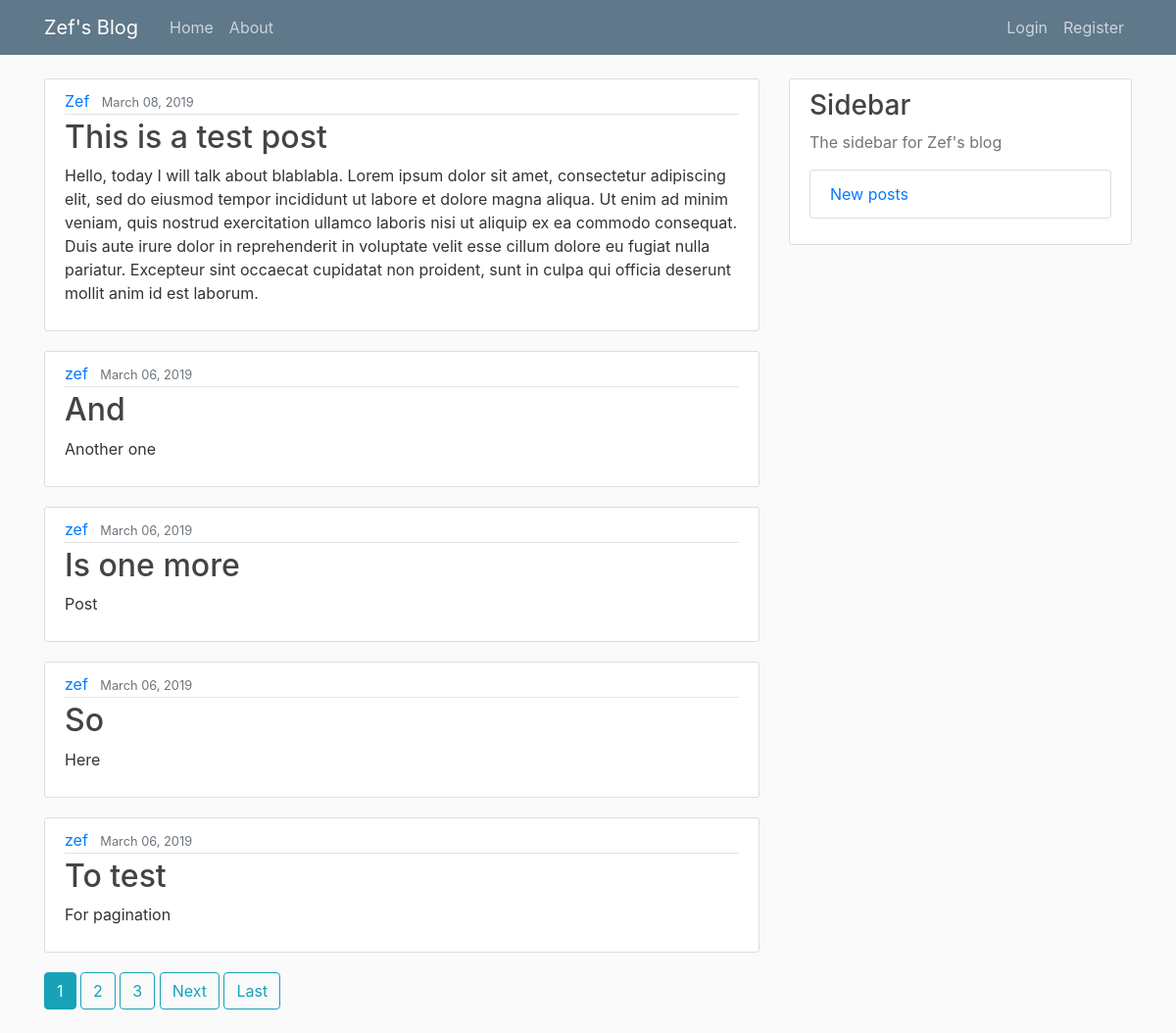
The page / on the database its author committed.
### blog/models.py (models this page shows, shortened)
class Post(models.Model):
    title = models.CharField(max_length=100)
    content = models.TextField()
    date_posted = models.DateTimeField(default=timezone.now)
    author = models.ForeignKey(User, on_delete=models.CASCADE)
    image = models.ImageField(upload_to='post_pics', blank=True, null=True)

### blog/views.py (the view)
# urls.py: path('', PostListView.as_view(), name='blog-home'),
class PostListView(ListView):
    model = Post
    template_name = 'blog/home.html'
    context_object_name = 'posts'
    ordering = ['-date_posted']
    paginate_by = 5

### blog/templates/blog/home.html (shortened to what this page needs)
{% extends "blog/base.html" %}
{% block content %}
    {% for post in posts %}
    <article class="media content-section">
        <div class="media-body">
        <div class="article-metadata">
            <a class="mr-2" href="#">{{ post.author }}</a>
            <small class="text-muted">{{ post.date_posted|date:"F d, Y" }}</small>
        </div>
        <h2><a class="article-title" href="{% url 'post-detail' post.id %}">{{ post.title }}</a></h2>
        <p class="article-content">{{ post.content }}</p>
        </div>
    </article>
    {% endfor %}
    {% if is_paginated %}
        {% for num in page_obj.paginator.page_range %}
            {% if page_obj.number == num %}
                <a class="btn btn-info mb-4" href="?page={{ num }}">{{ num }}</a>
            {% elif num > page_obj.number|add:'-3' and num < page_obj.number|add:'3'%}
                <a class="btn btn-outline-info mb-4" href="?page={{ num }}">{{ num }}</a>
            {% endif %}
        {% endfor %}
        {% if page_obj.has_next %}
            <a class="btn btn-outline-info mb-4" href="?page={{ page_obj.next_page_number }}">Next</a>
            <a class="btn btn-outline-info mb-4" href="?page={{ page_obj.paginator.num_pages }}">Last</a>
        {% endif %}
    {% endif %}
{% endblock content%}

### blog/static/blog/main.css (style rules this page uses)
body { background: #fafafa; color: #333333; margin-top: 5rem; }
h1, h2, h3, h4, h5, h6 { color: #444444; }
.content-section { background: #ffffff; padding: 10px 20px; border: 1px solid #dddddd; border-radius: 3px; margin-bottom: 20px; }
.article-title { color: #444444; }
.article-content { white-space: pre-line; }
.article-metadata { padding-bottom: 1px; margin-bottom: 4px; border-bottom: 1px solid #e3e3e3 }

### rows shown on the page
Post: author "Zef", date_posted "March 08, 2019", title "This is a test post", content "Hello, today I will talk about blablabla. Lorem ipsum dolor sit amet, consectetur adipiscing elit, sed do eiusmod tempor incididunt ut labore et dolore magna aliqua. Ut enim ad minim veniam, quis nostrud exercitation ullamco laboris nisi ut aliquip ex ea commodo consequat. Duis aute irure dolor in reprehenderit in voluptate velit esse cillum dolore eu fugiat nulla pariatur. Excepteur sint occaecat cupidatat non proident, sunt in culpa qui officia deserunt mollit anim id est laborum."
Post: author "zef", date_posted "March 06, 2019", title "And", content "Another one"
Post: author "zef", date_posted "March 06, 2019", title "Is one more", content "Post"
Post: author "zef", date_posted "March 06, 2019", title "So", content "Here"
Post: author "zef", date_posted "March 06, 2019", title "To test", content "For pagination"

### other values the page prints
{{ num }} "1"
{{ num }} "2" "3"
